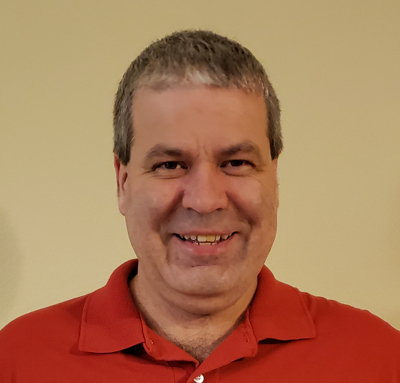
#> input picture 13_alternatives/author.jpg, 400 x 383 px
$ python concatenating.py
#> lines starting #> are read from the running program, lines starting #| are printed output that depends on the picture
# concatenating.py

import numpy as np
from PIL import Image


def concatenate(input_image_path, output_path):
#> called with input_image_path = 'author.jpg', output_path = 'stacked.jpg'
    image = np.array(Image.open(input_image_path))
#> image is the input picture: shape (383, 400, 3); mean R, G, B 172.1, 123.3, 89.3

    red = image.copy()
    red[:, :, (1, 2)] = 0
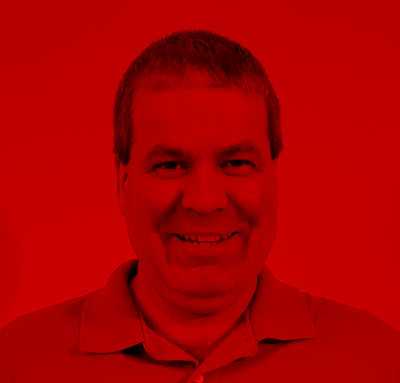
#> red: shape (383, 400, 3); mean R, G, B 172.1, 0, 0

    green = image.copy()
    green[:, :, (0, 2)] = 0
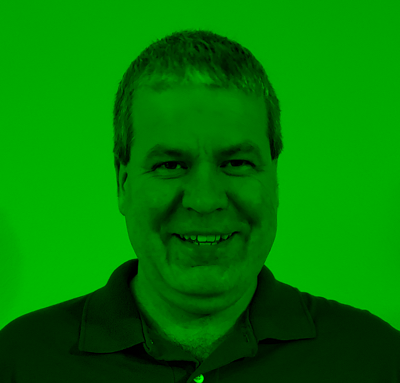
#> green: shape (383, 400, 3); mean R, G, B 0, 123.3, 0

    blue = image.copy()
    blue[:, :, (0, 1)] = 0
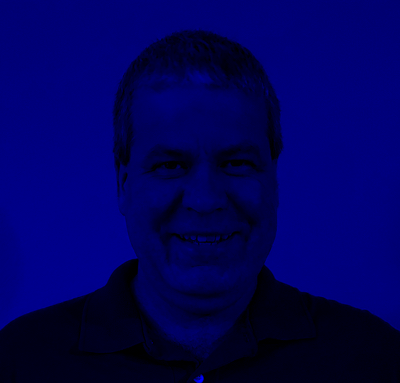
#> blue: shape (383, 400, 3); mean R, G, B 0, 0, 89.3

    rgb = np.concatenate((red, green, blue), axis=1)
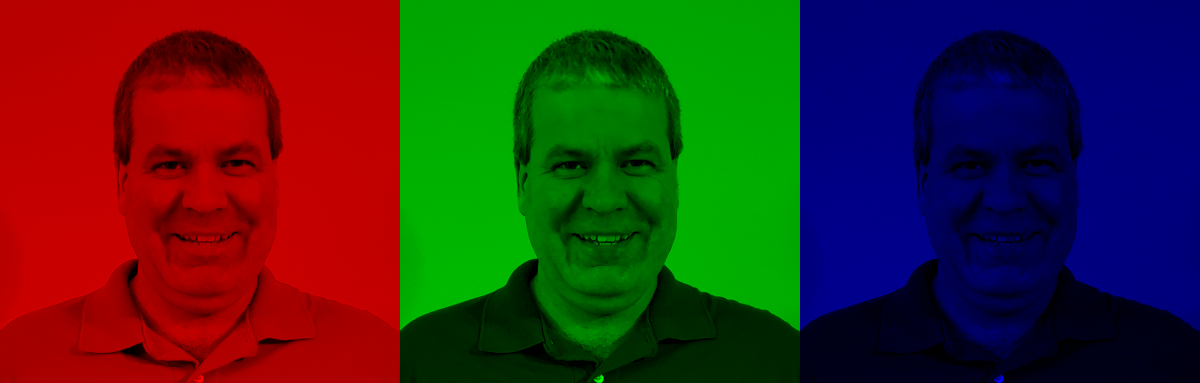
#> rgb: shape (383, 1200, 3); mean R, G, B 57.4, 41.1, 29.8
    output = Image.fromarray(rgb)
    output.save(output_path)

if __name__ == "__main__":
    concatenate("author.jpg", "stacked.jpg")

$ run again, with 13_alternatives/ducklings.jpg copied over 13_alternatives/author.jpg
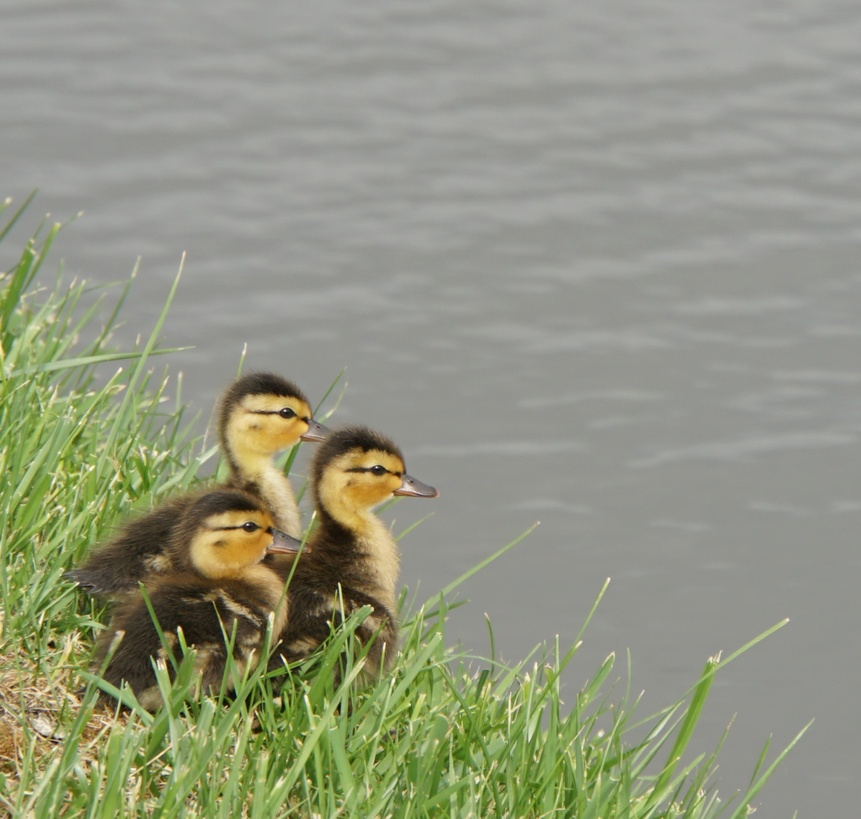
#> input picture 13_alternatives/ducklings.jpg, 861 x 819 px, shrunk from 1783 x 1697 before the run
#> in concatenate, image is the input picture: shape (819, 861, 3); mean R, G, B 146.2, 149.4, 128.3
#> in concatenate, `blue[:, :, (0, 1)] = 0`:
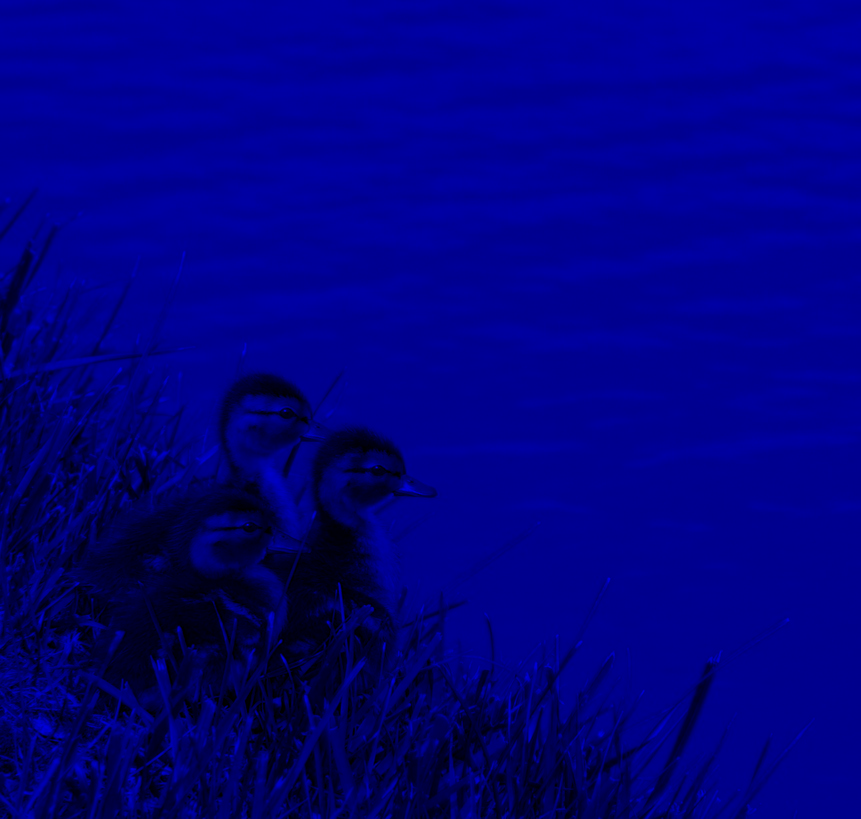
#> blue: shape (819, 861, 3); mean R, G, B 0, 0, 128.3
#> in concatenate, `rgb = np.concatenate((red, green, blue), axis=1)`:
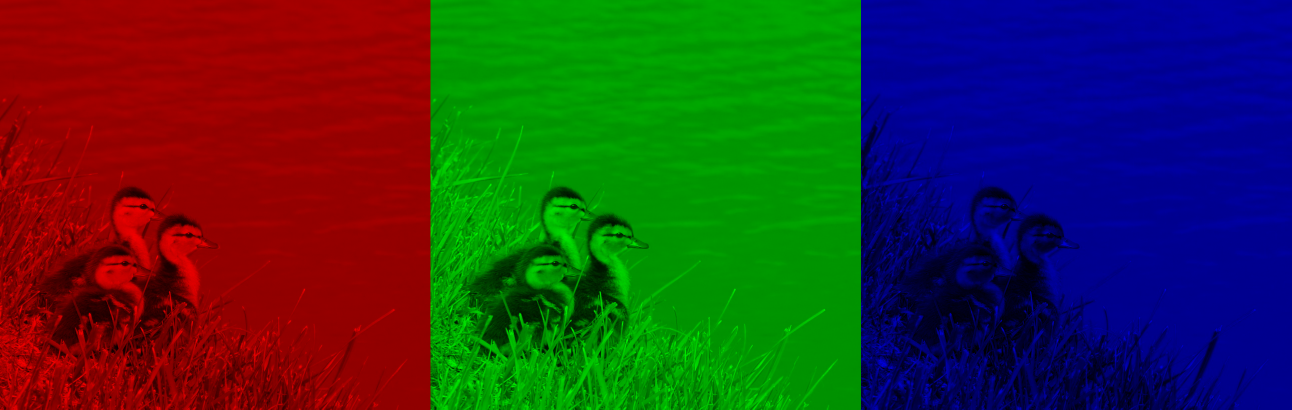
#> rgb: shape (819, 2583, 3) (shown at 1/2 size); mean R, G, B 48.7, 49.8, 42.8
